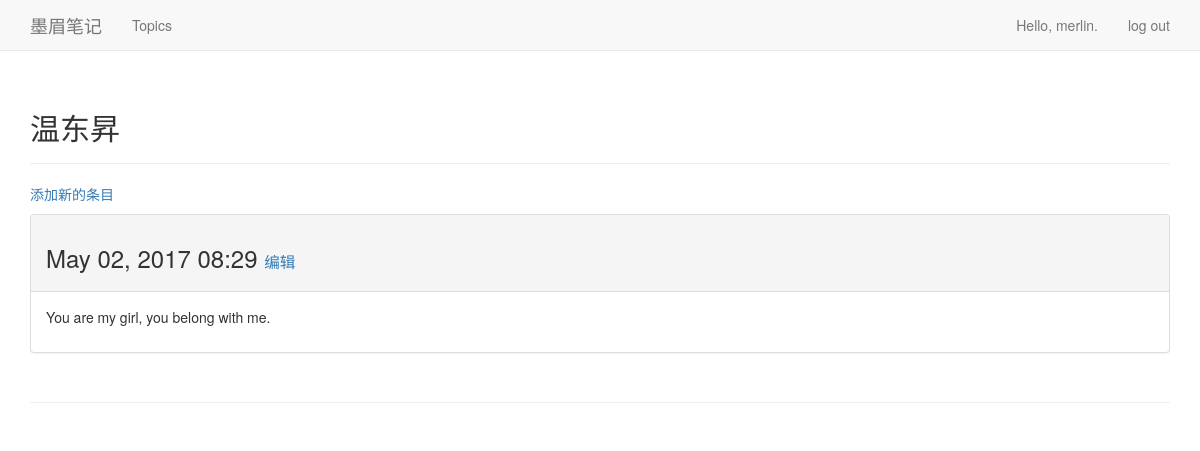
The app's page /topics/1/ (signed in), older data.
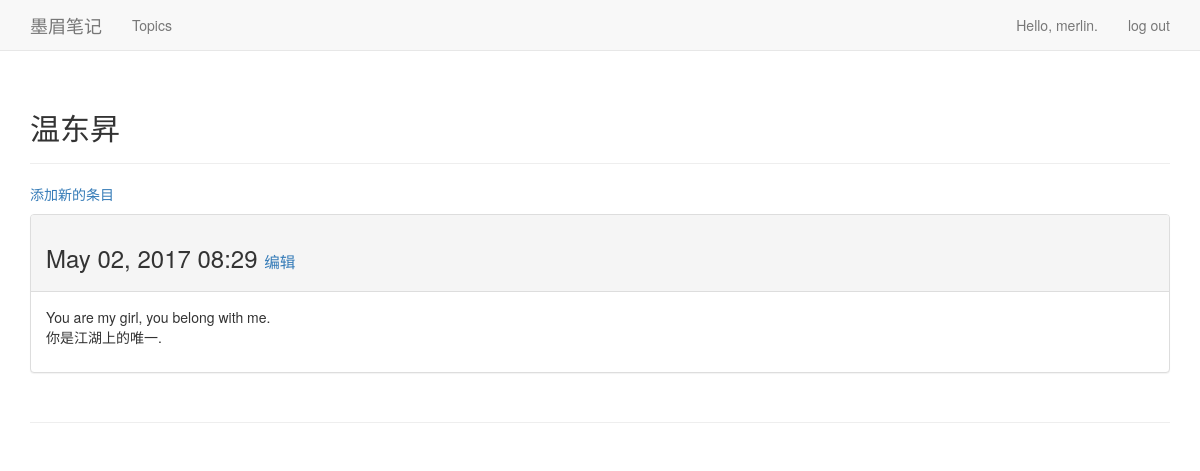
The same page, newer data.
### learning_notes/models.py (models this page shows, shortened)
class Topic(models.Model):
    text = models.CharField(max_length=200)
    date_added = models.DateTimeField(auto_now_add=True)
    owner = models.ForeignKey(User)
    def __str__(self):
        return self.text

class Entry(models.Model):
    topic = models.ForeignKey(Topic)
    text = models.TextField()
    date_added = models.DateTimeField(auto_now_add=True)
    class Meta:
        verbose_name_plural = 'entries'

### learning_notes/views.py (the view)
# urls.py: url(r'^topics/(?P<topic_id>\d+)/$', views.topic, name='topic'),
@login_required
def topic(request, topic_id):
    topic = Topic.objects.get(id=topic_id)
    check_topic_owner(request, topic)
    entries = topic.entry_set.order_by('-date_added')
    contex = {'topic': topic, 'entries': entries}
    return render(request, 'learning_notes/topic.html', contex)

### learning_notes/views.py (called while the page is built)
def check_topic_owner(request, topic):
    if topic.owner != request.user:
        raise Http404

### learning_notes/templates/learning_notes/topic.html
{% extends 'learning_notes/base.html' %}
{% block header %}
  <h2>{{ topic }}</h2>
{% endblock header %}
{% block content %}
  <p>
    <a href="{% url 'learning_notes:new_entry' topic.id %}">添加新的条目</a>
  </p>
  {% for entry in entries %}
  <div class="panel panel-default">
    <div class="panel-heading">
      <h3>
        {{ entry.date_added|date:'M d, Y H:i' }}
        <small>
          <a href="{% url 'learning_notes:edit_entry' entry.id %}">编辑</a>
        </small>
      </h3>
    </div>
    <div class="panel-body">
      {{ entry.text|linebreaks }}
    </div>
  </div>
  {% empty %}
    There are no entries for this topic yet.
  {% endfor %}
{% endblock content %}

### learning_notes/templates/learning_notes/base.html (shortened to what this page needs)
{% load bootstrap3 %}
<!DOCTYPE html>
<html lang="en">
  <head>
    {% bootstrap_css %}
  </head>
  <body>
    <nav class="navbar navbar-default navbar-static-top">
      <div class="container">
          <div class="navbar-header">
            <a class="navbar-brand" href="{% url 'learning_notes:index' %}">墨眉笔记</a>
          </div>
          <div id="navbar" class="navbar-collapse collapse">
            <ul class="nav navbar-nav">
              <li><a href="{% url 'learning_notes:topics' %}">Topics</a></li>
            </ul>
            <ul class="nav navbar-nav navbar-right">
              {% if user.is_authenticated %}
                <li><a>Hello, {{ user.username }}.</a></li>
                <li><a href="{% url 'users:logout' %}">log out</a></li>
              {% else %}
                <li><a href="{% url 'users:register' %}">register</a></li>
                <li><a href="{% url 'users:login' %}">login in</a></li>
                <!-- <li><a href="{% url 'users:register' %}">520</a></li>
                <li><a href="{% url 'users:login' %}">merlin</a></li> -->
              {% endif %}
            </ul>
          </div>
      </div>
    </nav>
    <div class="container">
      <div class="page-header">
        {% block header %}{% endblock header %}
      </div>
      <div>
        {% block content %}{% endblock content %}
      </div>
      <div class="page-header">
      </div>
    </div>
  </body>
</html>

Row changes from the older to the newer data that the page shows:
changed Entry: text "You are my girl, you belong with me." → "You are my girl, you belong with me. 你是江湖上的唯一."
